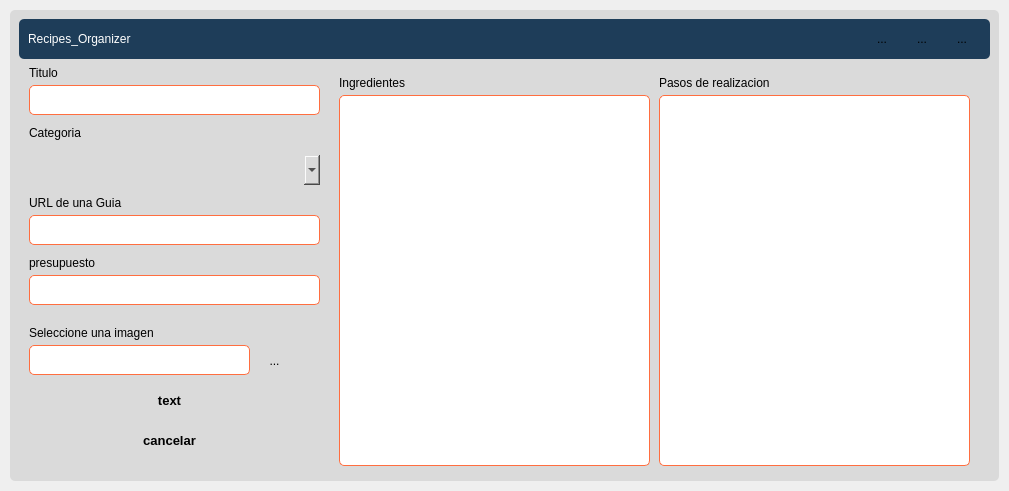
<?xml version="1.0" encoding="UTF-8"?>
<ui version="4.0">
 <class>AddEditWindow</class>
 <widget class="QWidget" name="AddEditWindow">
  <property name="geometry">
   <rect>
    <x>0</x>
    <y>0</y>
    <width>1009</width>
    <height>491</height>
   </rect>
  </property>
  <property name="windowTitle">
   <string>Form</string>
  </property>
  <property name="styleSheet">
   <string notr="true">border-radius: 5px;</string>
  </property>
  <layout class="QVBoxLayout" name="verticalLayout">
   <property name="spacing">
    <number>0</number>
   </property>
   <property name="leftMargin">
    <number>0</number>
   </property>
   <property name="topMargin">
    <number>0</number>
   </property>
   <property name="rightMargin">
    <number>0</number>
   </property>
   <property name="bottomMargin">
    <number>0</number>
   </property>
   <item>
    <widget class="QFrame" name="central_widget_frame">
     <property name="frameShape">
      <enum>QFrame::StyledPanel</enum>
     </property>
     <property name="frameShadow">
      <enum>QFrame::Raised</enum>
     </property>
     <layout class="QVBoxLayout" name="shadow_layout">
      <property name="spacing">
       <number>0</number>
      </property>
      <property name="leftMargin">
       <number>10</number>
      </property>
      <property name="topMargin">
       <number>10</number>
      </property>
      <property name="rightMargin">
       <number>10</number>
      </property>
      <property name="bottomMargin">
       <number>10</number>
      </property>
      <item>
       <widget class="QFrame" name="background_frame">
        <property name="styleSheet">
         <string notr="true">background-color: rgb(218, 218, 218);</string>
        </property>
        <property name="frameShape">
         <enum>QFrame::StyledPanel</enum>
        </property>
        <property name="frameShadow">
         <enum>QFrame::Raised</enum>
        </property>
        <layout class="QVBoxLayout" name="verticalLayout_2">
         <item>
          <widget class="QFrame" name="top_bar_grame">
           <property name="minimumSize">
            <size>
             <width>0</width>
             <height>40</height>
            </size>
           </property>
           <property name="maximumSize">
            <size>
             <width>16777215</width>
             <height>40</height>
            </size>
           </property>
           <property name="styleSheet">
            <string notr="true">background-color: rgb(30, 61, 89);</string>
           </property>
           <property name="frameShape">
            <enum>QFrame::StyledPanel</enum>
           </property>
           <property name="frameShadow">
            <enum>QFrame::Raised</enum>
           </property>
           <layout class="QHBoxLayout" name="horizontalLayout_3">
            <item>
             <widget class="QLabel" name="tittle_label">
              <property name="styleSheet">
               <string notr="true">color:white
</string>
              </property>
              <property name="text">
               <string>Recipes_Organizer</string>
              </property>
             </widget>
            </item>
            <item>
             <widget class="QFrame" name="buttons_holder_frame">
              <property name="minimumSize">
               <size>
                <width>0</width>
                <height>30</height>
               </size>
              </property>
              <property name="maximumSize">
               <size>
                <width>110</width>
                <height>16777215</height>
               </size>
              </property>
              <property name="frameShape">
               <enum>QFrame::StyledPanel</enum>
              </property>
              <property name="frameShadow">
               <enum>QFrame::Raised</enum>
              </property>
              <widget class="QToolButton" name="minimize_button">
               <property name="geometry">
                <rect>
                 <x>0</x>
                 <y>0</y>
                 <width>22</width>
                 <height>22</height>
                </rect>
               </property>
               <property name="text">
                <string>...</string>
               </property>
               <property name="icon">
                <iconset>
                 <normaloff>../assets/icons/minimize-window.png</normaloff>../assets/icons/minimize-window.png</iconset>
               </property>
               <property name="iconSize">
                <size>
                 <width>25</width>
                 <height>25</height>
                </size>
               </property>
              </widget>
              <widget class="QToolButton" name="restore_button">
               <property name="geometry">
                <rect>
                 <x>40</x>
                 <y>0</y>
                 <width>22</width>
                 <height>22</height>
                </rect>
               </property>
               <property name="text">
                <string>...</string>
               </property>
               <property name="icon">
                <iconset>
                 <normaloff>../assets/icons/restore-window.png</normaloff>../assets/icons/restore-window.png</iconset>
               </property>
               <property name="iconSize">
                <size>
                 <width>25</width>
                 <height>25</height>
                </size>
               </property>
              </widget>
              <widget class="QToolButton" name="maximize_button">
               <property name="geometry">
                <rect>
                 <x>40</x>
                 <y>0</y>
                 <width>22</width>
                 <height>22</height>
                </rect>
               </property>
               <property name="text">
                <string>...</string>
               </property>
               <property name="icon">
                <iconset>
                 <normaloff>../assets/icons/maximize-window.png</normaloff>../assets/icons/maximize-window.png</iconset>
               </property>
               <property name="iconSize">
                <size>
                 <width>25</width>
                 <height>25</height>
                </size>
               </property>
              </widget>
              <widget class="QToolButton" name="close_button">
               <property name="geometry">
                <rect>
                 <x>80</x>
                 <y>0</y>
                 <width>22</width>
                 <height>22</height>
                </rect>
               </property>
               <property name="text">
                <string>...</string>
               </property>
               <property name="icon">
                <iconset>
                 <normaloff>../assets/icons/close-window.png</normaloff>../assets/icons/close-window.png</iconset>
               </property>
               <property name="iconSize">
                <size>
                 <width>25</width>
                 <height>25</height>
                </size>
               </property>
              </widget>
             </widget>
            </item>
           </layout>
          </widget>
         </item>
         <item>
          <widget class="QFrame" name="content_frame">
           <property name="enabled">
            <bool>true</bool>
           </property>
           <property name="frameShape">
            <enum>QFrame::StyledPanel</enum>
           </property>
           <property name="frameShadow">
            <enum>QFrame::Raised</enum>
           </property>
           <widget class="QLabel" name="label">
            <property name="geometry">
             <rect>
              <x>10</x>
              <y>0</y>
              <width>49</width>
              <height>16</height>
             </rect>
            </property>
            <property name="text">
             <string>Titulo</string>
            </property>
           </widget>
           <widget class="QLineEdit" name="tittle_lene_edit">
            <property name="geometry">
             <rect>
              <x>10</x>
              <y>20</y>
              <width>291</width>
              <height>30</height>
             </rect>
            </property>
            <property name="styleSheet">
             <string notr="true">background-color:rgb(255, 255, 255);
border: 1px solid #ff6e40;</string>
            </property>
           </widget>
           <widget class="QLabel" name="label_2">
            <property name="geometry">
             <rect>
              <x>10</x>
              <y>60</y>
              <width>71</width>
              <height>16</height>
             </rect>
            </property>
            <property name="text">
             <string>Categoria</string>
            </property>
           </widget>
           <widget class="QComboBox" name="categoria_combo_box">
            <property name="geometry">
             <rect>
              <x>10</x>
              <y>90</y>
              <width>291</width>
              <height>30</height>
             </rect>
            </property>
            <property name="placeholderText">
             <string>Seleccione una categoria</string>
            </property>
           </widget>
           <widget class="QLineEdit" name="url_line_edit">
            <property name="geometry">
             <rect>
              <x>10</x>
              <y>150</y>
              <width>291</width>
              <height>30</height>
             </rect>
            </property>
            <property name="styleSheet">
             <string notr="true">background-color:rgb(255, 255, 255);
border: 1px solid #ff6e40;</string>
            </property>
           </widget>
           <widget class="QLabel" name="label_3">
            <property name="geometry">
             <rect>
              <x>10</x>
              <y>130</y>
              <width>141</width>
              <height>16</height>
             </rect>
            </property>
            <property name="text">
             <string>URL de una Guia</string>
            </property>
           </widget>
           <widget class="QLineEdit" name="budhet_lene_edit">
            <property name="geometry">
             <rect>
              <x>10</x>
              <y>210</y>
              <width>291</width>
              <height>30</height>
             </rect>
            </property>
            <property name="styleSheet">
             <string notr="true">background-color:rgb(255, 255, 255);
border: 1px solid #ff6e40;</string>
            </property>
           </widget>
           <widget class="QLabel" name="label_4">
            <property name="geometry">
             <rect>
              <x>10</x>
              <y>190</y>
              <width>81</width>
              <height>16</height>
             </rect>
            </property>
            <property name="text">
             <string>presupuesto</string>
            </property>
           </widget>
           <widget class="QLineEdit" name="image_path_line_edit">
            <property name="geometry">
             <rect>
              <x>10</x>
              <y>280</y>
              <width>221</width>
              <height>30</height>
             </rect>
            </property>
            <property name="styleSheet">
             <string notr="true">background-color:rgb(255, 255, 255);
border: 1px solid #ff6e40;</string>
            </property>
           </widget>
           <widget class="QLabel" name="label_5">
            <property name="geometry">
             <rect>
              <x>10</x>
              <y>260</y>
              <width>131</width>
              <height>16</height>
             </rect>
            </property>
            <property name="text">
             <string>Seleccione una imagen</string>
            </property>
           </widget>
           <widget class="QToolButton" name="select_img_button">
            <property name="geometry">
             <rect>
              <x>240</x>
              <y>280</y>
              <width>31</width>
              <height>31</height>
             </rect>
            </property>
            <property name="styleSheet">
             <string notr="true">QToolButton::hover{background-color: #ff640};</string>
            </property>
            <property name="text">
             <string>...</string>
            </property>
            <property name="icon">
             <iconset>
              <normaloff>../assets/icons/open-file.png</normaloff>../assets/icons/open-file.png</iconset>
            </property>
            <property name="iconSize">
             <size>
              <width>50</width>
              <height>50</height>
             </size>
            </property>
           </widget>
           <widget class="QPushButton" name="add_edit_button">
            <property name="geometry">
             <rect>
              <x>50</x>
              <y>320</y>
              <width>201</width>
              <height>30</height>
             </rect>
            </property>
            <property name="font">
             <font>
              <pointsize>10</pointsize>
              <bold>true</bold>
             </font>
            </property>
            <property name="styleSheet">
             <string notr="true">QPushButton{
background-color: #ff6e40;
color: white;
}

QPushButton::hover {background-color: #ffc13b};</string>
            </property>
            <property name="text">
             <string>text</string>
            </property>
            <property name="icon">
             <iconset>
              <normaloff>../assets/icons/plus.png</normaloff>../assets/icons/plus.png</iconset>
            </property>
            <property name="iconSize">
             <size>
              <width>20</width>
              <height>20</height>
             </size>
            </property>
           </widget>
           <widget class="QPushButton" name="cancel_button">
            <property name="geometry">
             <rect>
              <x>50</x>
              <y>360</y>
              <width>201</width>
              <height>30</height>
             </rect>
            </property>
            <property name="font">
             <font>
              <pointsize>10</pointsize>
              <bold>true</bold>
             </font>
            </property>
            <property name="styleSheet">
             <string notr="true">QPushButton{
background-color: #6b7b8c;
color: white;
}

QPushButton::hover {background-color: #ffc13b};</string>
            </property>
            <property name="text">
             <string>cancelar</string>
            </property>
            <property name="icon">
             <iconset>
              <normaloff>../assets/icons/cancel.png</normaloff>../assets/icons/cancel.png</iconset>
            </property>
            <property name="iconSize">
             <size>
              <width>20</width>
              <height>20</height>
             </size>
            </property>
           </widget>
           <widget class="QLabel" name="label_6">
            <property name="geometry">
             <rect>
              <x>320</x>
              <y>10</y>
              <width>131</width>
              <height>16</height>
             </rect>
            </property>
            <property name="text">
             <string>Ingredientes</string>
            </property>
           </widget>
           <widget class="QPlainTextEdit" name="ingredients_text_edit">
            <property name="geometry">
             <rect>
              <x>320</x>
              <y>30</y>
              <width>311</width>
              <height>371</height>
             </rect>
            </property>
            <property name="styleSheet">
             <string notr="true">background-color:rgb(255, 255, 255);
border: 1px solid #ff6e40;</string>
            </property>
           </widget>
           <widget class="QPlainTextEdit" name="directions_text_edit">
            <property name="geometry">
             <rect>
              <x>640</x>
              <y>30</y>
              <width>311</width>
              <height>371</height>
             </rect>
            </property>
            <property name="styleSheet">
             <string notr="true">background-color:rgb(255, 255, 255);
border: 1px solid #ff6e40;</string>
            </property>
           </widget>
           <widget class="QLabel" name="label_7">
            <property name="geometry">
             <rect>
              <x>640</x>
              <y>10</y>
              <width>131</width>
              <height>16</height>
             </rect>
            </property>
            <property name="text">
             <string>Pasos de realizacion</string>
            </property>
           </widget>
          </widget>
         </item>
        </layout>
       </widget>
      </item>
     </layout>
    </widget>
   </item>
  </layout>
 </widget>
 <resources/>
 <connections/>
</ui>
